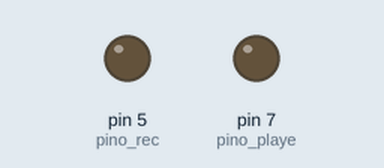
A sketch run on a simulated Arduino Uno, built with avr-gcc and run on an emulated ATmega328P. Shown: output pins drawn as LEDs (lit = HIGH).

Above: at 0.1 s.
At 5.1 s:
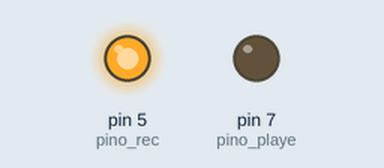
At 55.3 s:
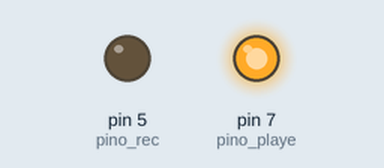
At 125.7 s:
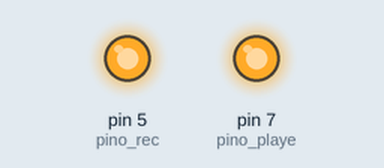
Timing chart, 0 to 127.2 s (numbered marks = the images above):
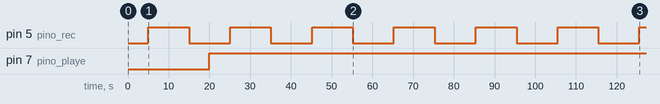

Measured:
- by itself, pin 5 (pino_rec): alternates HIGH for 10.0 s and LOW for 10.1 s
- by itself, pin 7 (pino_playe): LOW → HIGH at 20.0 s

The sketch:

GravarAudio_reproduzir.ino
```cpp
// Programa : Gravador de voz e player ISD1820

// Pino ligado ao REC do modulo
int pino_rec = 5;
// Pino ligado ao P-E (PLAYE) do modulo
int pino_playe = 7;

void setup()
{
  pinMode(pino_rec, OUTPUT);
  pinMode(pino_playe, OUTPUT);
}

void loop()
{
  delay(5000);
  // Inicia a gravacao
  digitalWrite(pino_rec, HIGH);
  delay(10000);
  // Para a gravacao
  digitalWrite(pino_rec, LOW);
  // Aguarda 5 segundos
  delay(5000);
  // Inicial a reproducao
  digitalWrite(pino_playe, HIGH);
  delay(100);

}
```
